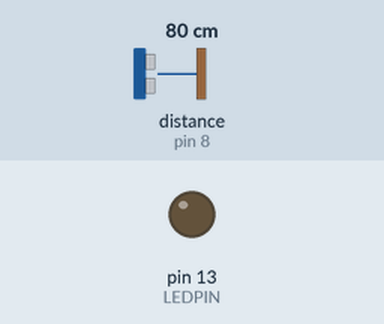
Bench run of a sketch on a simulated Arduino Uno, built with avr-gcc and run on an emulated ATmega328P. Parts: output pins drawn as LEDs (lit = HIGH). Wiring (inferred from the names in the program): ultrasonic range finder: trigger pin 7; echo pin 8. The inputs (shaded band) are chosen by the test bench; at power-on: distance to the obstacle (sensor on pin 8) 80 cm. The echo pulse lasts 58.3 µs per cm; pins used as bus, display or sensor lines are not drawn.

Above: at 1.2 s.
1.3 s: distance to the obstacle (sensor on pin 8) set to 11 cm
2.8 s: distance to the obstacle (sensor on pin 8) set to 8 cm
At 3.5 s:
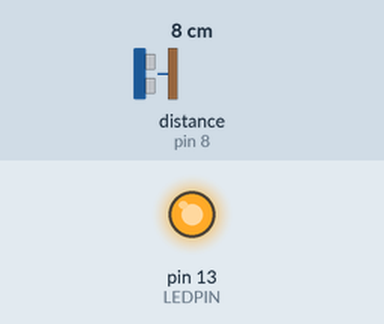
4.3 s: distance to the obstacle (sensor on pin 8) set to 18 cm
At 4.8 s:
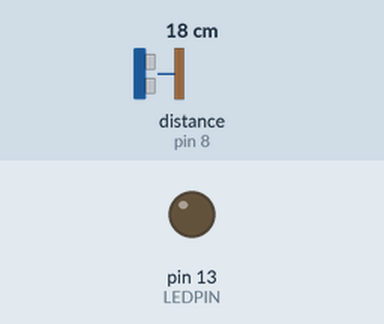
5.8 s: distance to the obstacle (sensor on pin 8) set to 2 cm
At 6.9 s:
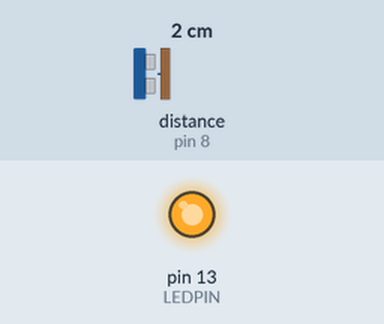
Timing chart, 0 to 8.3 s (numbered marks = the images above; inputs shaded):
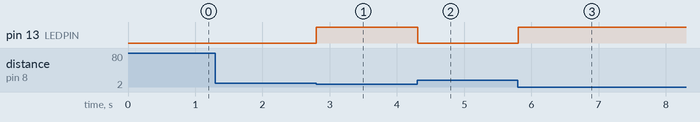

The sketch:

ultrasonics.ino
```cpp
int trigPIN = 7;
int echoPIN = 8;
int LEDPIN = 13;
long echoVal;
long echoDist;
long dist;

long distCalc(){
    echoVal = pulseIn(echoPIN, HIGH);
    echoDist = echoVal / 58;

    return echoDist;
}

void setup()
{
    pinMode(trigPIN, OUTPUT);
    pinMode(echoPIN, INPUT);
    pinMode(LEDPIN, OUTPUT);

    //Serial.begin(9600);

}

void loop()
{
    digitalWrite(trigPIN, HIGH);
    delayMicroseconds(10);
    digitalWrite(trigPIN, LOW);

    dist = distCalc();
    //Serial.print("Distance: ");
    //Serial.println(dist);

    if (dist < 10){
        digitalWrite(LEDPIN, HIGH);
    } else{
        digitalWrite(LEDPIN, LOW);
    }

    delay(10);

}
```

Measured:
- the behaviour switches between 10 and 9 cm on distance to the obstacle (sensor on pin 8) (found by bisection; images 0 and 1)
- after the input at 1.3 s, every drawn part: stays the same
- after the input at 2.8 s, pin 13 (LEDPIN): LOW → HIGH at once
- after the input at 4.3 s, pin 13 (LEDPIN): HIGH → LOW at once
- after the input at 5.8 s, pin 13 (LEDPIN): LOW → HIGH at once
